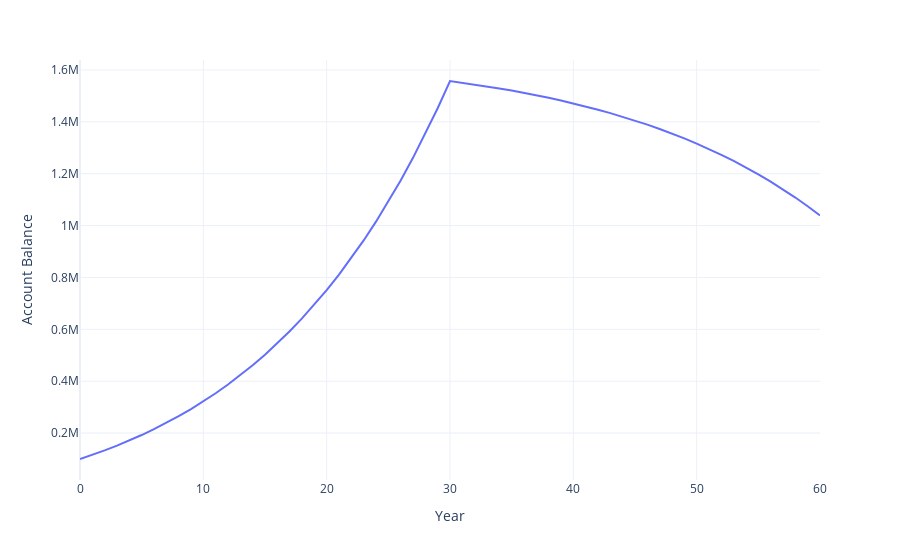

Notebook code cell kept with this figure:
### Markdown cell above
# FIGURE

### Code cell
import plotly.express as px

string = """
         at year %{x:.0f}:<br> 
         balance = $%{y:,.0f} <br> 
         deposit = $%{customdata[0]:,.0f} <br> 
         withdrawal = $%{customdata[1]:,.0f} <extra></extra> 
         """
fig = px.line(
    x=[i for i in range(T+1)],
    y=B,
    custom_data=[D, W]
)
fig.update_traces(hovertemplate=string)
fig.update_layout(
    xaxis_title="Year",
    yaxis_title="Account Balance",
    template="plotly_white",
)
fig.show()

### Figure 1 — Plotly figure (JSON) as saved in the notebook; plotly's stock layout.template omitted (floating-point values rounded to 4 significant figures)
{"data": [{"customdata": [[0, 0], [10000, 0], [10200, 0], [10404, 0], [10610.0, 0], [10820.0, 0], [11040.0, 0], [11260.0, 0], [11490.0, 0], [11720.0, 0], [11950.0, 0], [12190.0, 0], [12430.0, 0], [12680.0, 0], [12940.0, 0], [13190.0, 0], [13460.0, 0], [13730.0, 0], [14000.0, 0], [14280.0, 0], [14570.0, 0], [14860.0, 0], [15160.0, 0], [15460.0, 0], [15770.0, 0], [16080.0, 0], [16410.0, 0], [16730.0, 0], [17070.0, 0], [17410.0, 0], [17760.0, 0], [0, 100000], [0, 100000], [0, 100000], [0, 100000], [0, 100000], [0, 100000], [0, 100000], [0, 100000], [0, 100000], [0, 100000], [0, 100000], [0, 100000], [0, 100000], [0, 100000], [0, 100000], [0, 100000], [0, 100000], [0, 100000], [0, 100000], [0, 100000], [0, 100000], [0, 100000], [0, 100000], [0, 100000], [0, 100000], [0, 100000], [0, 100000], [0, 100000], [0, 100000], [0, 100000]], "hovertemplate": "\n         at year %{x:.0f}:<br> \n         balance = $%{y:,.0f} <br> \n         deposit = $%{customdata[0]:,.0f} <br> \n         withdrawal = $%{customdata[1]:,.0f} <extra></extra> \n         ", "legendgroup": "", "line": {"color": "#636efa", "dash": "solid"}, "marker": {"symbol": "circle"}, "mode": "lines", "name": "", "orientation": "v", "showlegend": false, "type": "scatter", "x": [0, 1, 2, 3, 4, 5, 6, 7, 8, 9, 10, 11, 12, 13, 14, 15, 16, 17, 18, 19, 20, 21, 22, 23, 24, 25, 26, 27, 28, 29, 30, 31, 32, 33, 34, 35, 36, 37, 38, 39, 40, 41, 42, 43, 44, 45, 46, 47, 48, 49, 50, 51, 52, 53, 54, 55, 56, 57, 58, 59, 60], "xaxis": "x", "y": [100000, 116000, 133160, 151600.0, 171300.0, 192400.0, 214900.0, 239100.0, 264900.0, 292500.0, 322000.0, 353600.0, 387200.0, 423100.0, 461400.0, 502300.0, 545900.0, 592400.0, 642000.0, 694800.0, 751000.0, 810900.0, 874700.0, 942700.0, 1015000.0, 1092000.0, 1174000.0, 1261000.0, 1354000.0, 1452000.0, 1557000.0, 1551000.0, 1544000.0, 1537000.0, 1529000.0, 1520000.0, 1512000.0, 1502000.0, 1492000.0, 1482000.0, 1471000.0, 1459000.0, 1447000.0, 1434000.0, 1420000.0, 1405000.0, 1389000.0, 1372000.0, 1355000.0, 1336000.0, 1316000.0, 1295000.0, 1273000.0, 1249000.0, 1224000.0, 1198000.0, 1169000.0, 1140000.0, 1108000.0, 1075000.0, 1039000.0], "yaxis": "y"}], "layout": {"legend": {"tracegroupgap": 0}, "margin": {"t": 60}, "xaxis": {"anchor": "y", "domain": [0, 1], "title": {"text": "Year"}}, "yaxis": {"anchor": "x", "domain": [0, 1], "title": {"text": "Account Balance"}}}}
